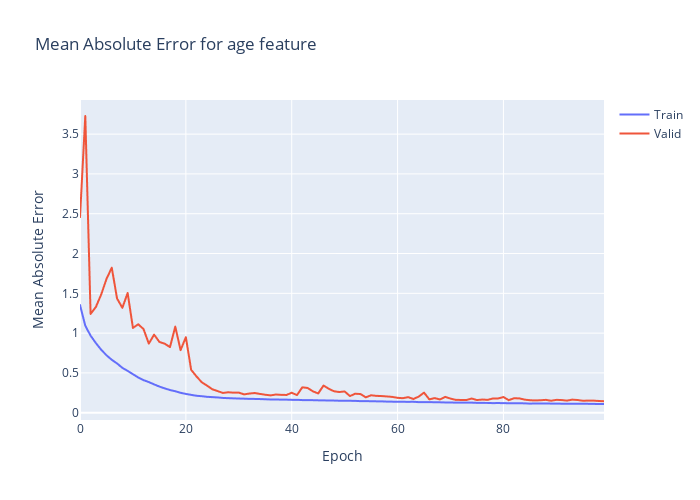

The cell this chart's notebook holds for it:
### Code cell
plt.clf()
fig = go.Figure()
fig.add_trace(go.Scattergl(
                    y=history.history['age_output_mae'],
                    name='Train'))
fig.add_trace(go.Scattergl(
                    y=history.history['val_age_output_mae'],
                    name='Valid'))
fig.update_layout(height=500, 
                  width=700,
                  title='Mean Absolute Error for age feature',
                  xaxis_title='Epoch',
                  yaxis_title='Mean Absolute Error')
fig.show()
